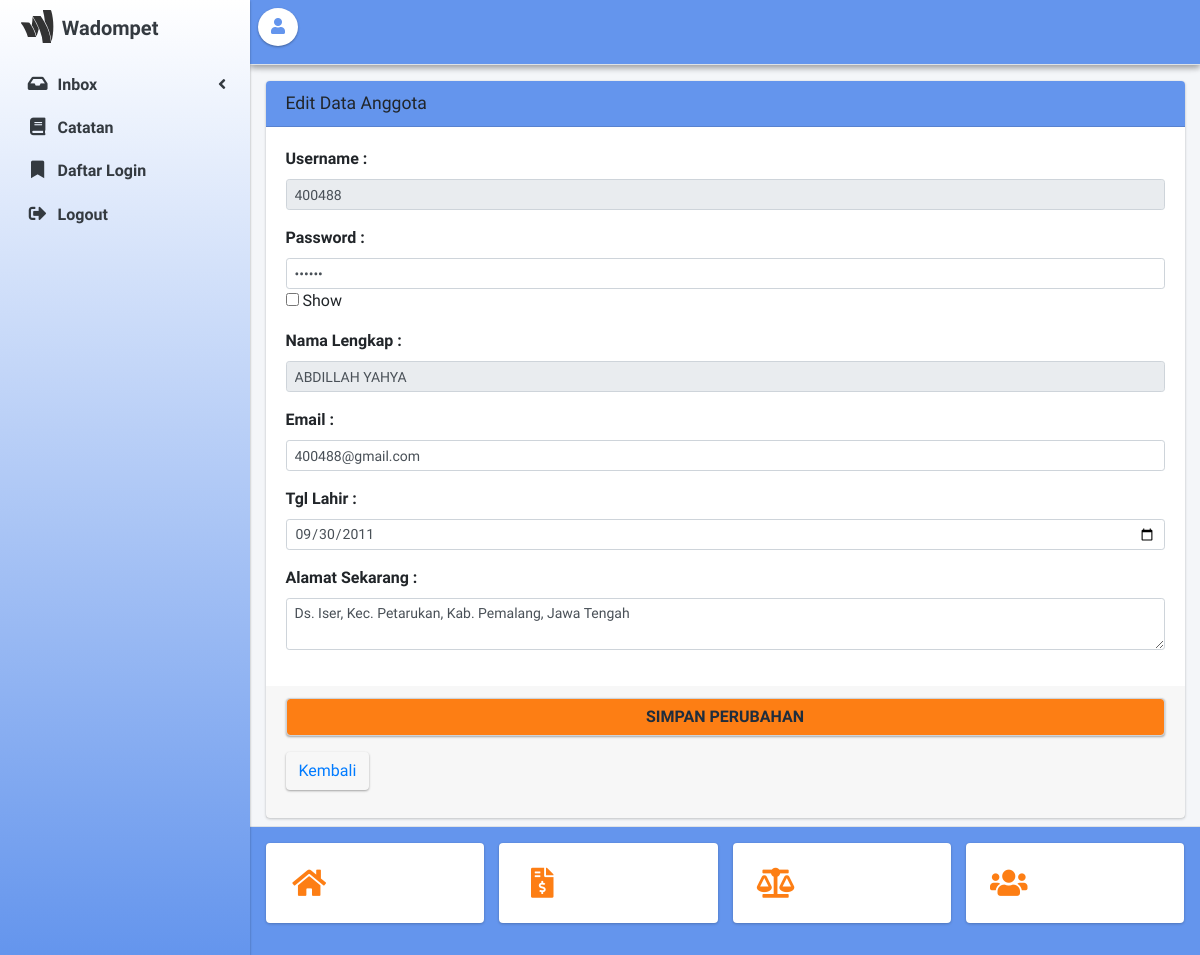
Screenshot of /admin.php?page=edit_set_member&id=400488 (signed in) with the database file from the repository.
### tables this page shows
CREATE TABLE `tb_user` (
  `id_user` int(10) NOT NULL,
  `nama_lengkap` varchar(35) NOT NULL,
  `position` varchar(35) NOT NULL,
  `user` char(15) NOT NULL,
  `pass` varchar(225) NOT NULL,
  `email` varchar(100) NOT NULL,
  `no_whatsapp` varchar(13) NOT NULL,
  `temp_lahir` varchar(50) NOT NULL,
  `tgl_lahir` date NOT NULL,
  `alamat_sekarang` varchar(225) NOT NULL,
  `img_profile` varchar(100) NOT NULL,
  `id_level` int(10) NOT NULL
);

### admin/edit_set_member.php (the view, shortened to what this page needs)
<?php
if (isset($_GET['id'])) {
	$iduser = $_GET['id'];
	$query = mysqli_query($koneksi, "select * from tb_user where user = '$iduser'");
	$data = mysqli_fetch_array($query);
}
?>
<div class="row">
	<div class="col-sm-12">
		<div class="card">
			<div class="card-header bg-nav">
				<h3 class="card-title">Edit Data Anggota</h3>
			</div>
			<form action="" method="post">
			<div class="card-body">
				<div class="form-group">
					<label for="user">Username :</label>
					<input type="text" name="user" class="form-control form-control-sm" value="<?= $data['user']; ?>" readonly>
				</div>
				<div class="form-group">
					<label for="pass">Password :</label>
					<input type="password" name="pass" id="pass" class="form-control form-control-sm check" value="<?= $data['pass']; ?>">
					<input type="checkbox" class="form-checkbox"> Show
				</div>
				<div class="form-group">
					<label for="nama">Nama Lengkap :</label>
					<input type="text" name="nama" class="form-control form-control-sm" value="<?= $data['nama_lengkap']; ?>" readonly>
				</div>
				<div class="form-group">
					<label for="Email">Email :</label>
					<input type="email" name="email" class="form-control form-control-sm" value="<?= $data['email']; ?>">
				</div>
				<div class="form-group">
					<label for="tgl_lahir">Tgl Lahir :</label>
					<input type="date" name="tgl_lahir" class="form-control form-control-sm" value="<?= $data['tgl_lahir']; ?>">
				</div>
				<div class="form-group">
					<label for="alamat">Alamat Sekarang :</label>
					<textarea type="text" name="alamat" class="form-control form-control-sm" value="<?= $data['alamat_sekarang']; ?>"><?= $data['alamat_sekarang']; ?></textarea>
				</div>
			</div>
			<div class="card-footer">
				<div class="form-group">
					<input type="submit" name="simpan-perubahan" class="form-control elevation-1 bg-orange text-bold" value="SIMPAN PERUBAHAN">
				</div>
				<div class="form-group">
					<a href="?page=set_members" class="btn btn-white elevation-1 text-primary">Kembali</a>
				</div>
			</div>
			</form>
		</div>
	</div>
</div>

### admin.php (style rules this page uses)
.bg-nav { background-image: linear-gradient(#6495ED, #6495ED); }

### rows the page displays
tb_user: user "400488", nama "ABDILLAH YAHYA", email "400488@gmail.com", tgl_lahir "09/30/2011", alamat "Ds. Iser, Kec. Petarukan, Kab. Pemalang, Jawa Tengah"
